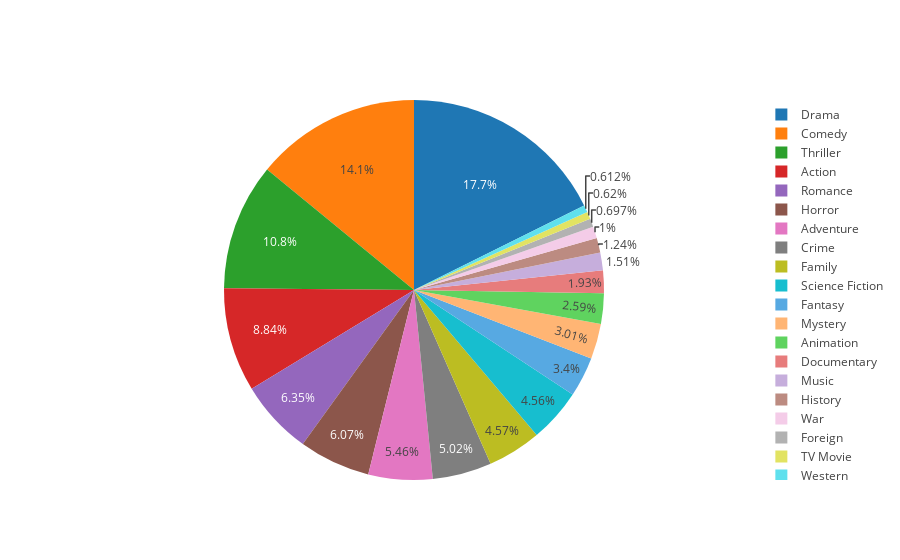

Notebook code cell kept with this figure:
### Code cell
all_genres = df_mov['genres'].str.cat(sep='|')
all_genres = pd.Series(all_genres.split('|'))
count = all_genres.value_counts(ascending=False)
trace = go.Pie(labels=list(count.index), values=list(count.values))
iplot([trace], filename='basic_pie_chart')

### Figure 1 — Plotly figure (JSON) as saved in the notebook; plotly's stock layout.template omitted (floating-point values rounded to 4 significant figures)
{"data": [{"labels": ["Drama", "Comedy", "Thriller", "Action", "Romance", "Horror", "Adventure", "Crime", "Family", "Science Fiction", "Fantasy", "Mystery", "Animation", "Documentary", "Music", "History", "War", "Foreign", "TV Movie", "Western"], "type": "pie", "values": [4760, 3793, 2907, 2384, 1712, 1637, 1471, 1354, 1231, 1229, 916, 810, 699, 520, 408, 334, 270, 188, 167, 165]}], "layout": {}}
